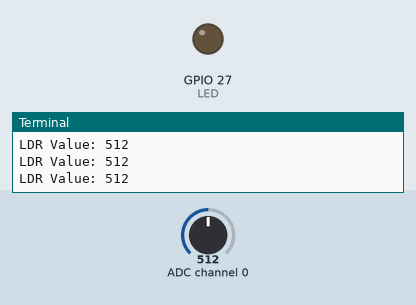
Recording of a program running on a simulated Raspberry Pi (BCM pin numbers). On the bench: output pins drawn as LEDs (lit = HIGH), the last lines printed to the terminal. The test bench sets the inputs (shaded band); at power-on: ADC channel 0 = 512 (analog values on the 0–1023 scale).

Above: at 1.2 s.
1.3 s: ADC channel 0 set to 503
At 3.2 s:
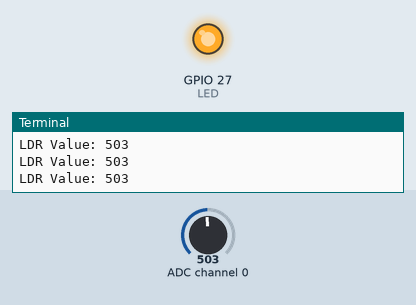
3.5 s: ADC channel 0 set to 522
At 5.0 s:
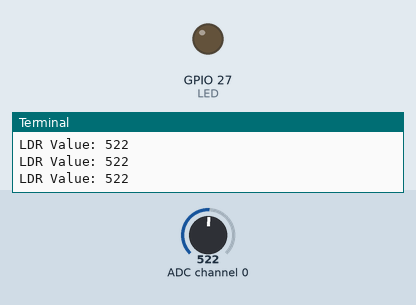
5.5 s: ADC channel 0 set to 511
At 6.5 s:
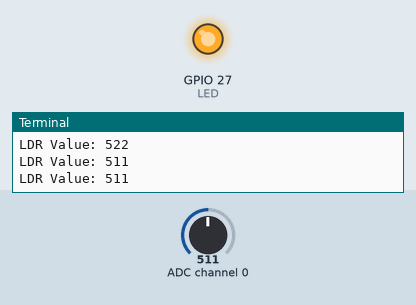
Timing chart, 0 to 8.5 s (numbered marks = the images above; inputs shaded):
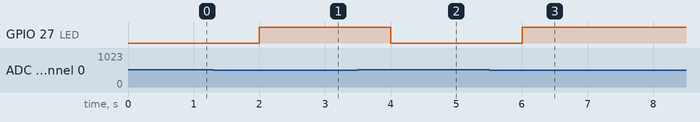

The program:

LDR_task.py
```python
import spidev
import RPi.GPIO as GPIO
import time
#SPI 인스턴스 생성
spi = spidev.SpiDev()

LED = 27
GPIO.setmode(GPIO.BCM)
GPIO.setup(LED, GPIO.OUT)

#SPI 통신 시작
spi.open(0, 0) # bus : 0, dev : 0


# SPI 통신 속도 설정
spi.max_speed_hz = 1000000

#채널에서 SPI 데이터 읽기 (0~1023)
def analog_read(channel):
  # [byte_1, byte_2, byte_3]
  # byte_1 : 1
  # byte_2 : channel config, 1000 000 : channel 0
  #byte_3 : 0(ignored)
  ret = spi.xfer2([1, (8 + channel) << 4, 0])
  adc_out = ((ret[1] & 3) << 8) + ret[2]
  return adc_out

try:
    while True:
        ldr_value = analog_read(0)
        print("LDR Value: %d" % ldr_value)
        time.sleep(0.5)

        if ldr_value < 512:
            GPIO.output(LED, GPIO.HIGH)
        elif ldr_value >= 512:
            GPIO.output(LED, GPIO.LOW)
finally:
    spi.close()
    GPIO.cleanup()
```

Measured:
- the behaviour switches between 512 and 511 on ADC channel 0 (found by bisection; images 0 and 1)
- after the input at 1.3 s, GPIO 27 (LED): LOW → HIGH after 0.70 s
- after the input at 3.5 s, GPIO 27 (LED): HIGH → LOW after 0.50 s
- after the input at 5.5 s, GPIO 27 (LED): LOW → HIGH after 0.50 s
